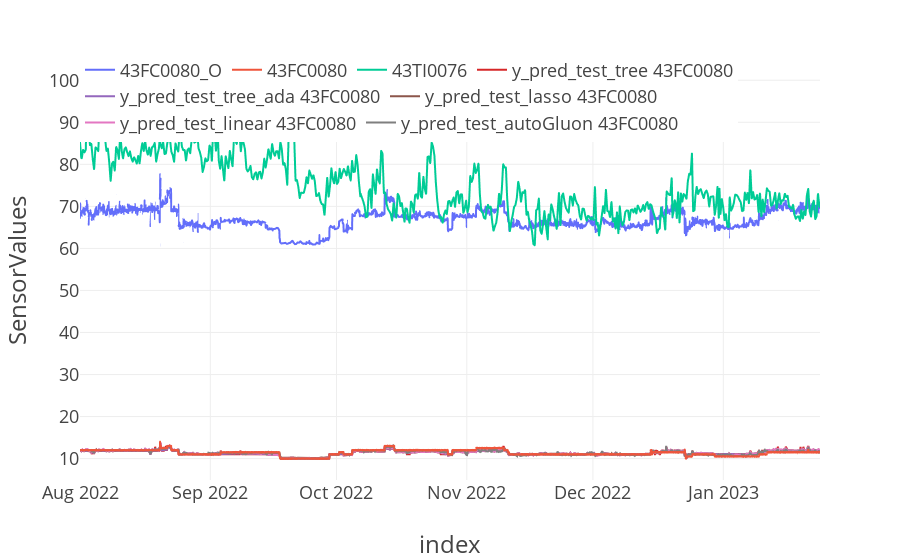

Notebook code for this chart:
### Code cell
pio.templates.default = "plotly_white"

plot_template = dict(
    layout=go.Layout({
        "font_size": 18,
        "xaxis_title_font_size": 24,
        "yaxis_title_font_size": 24})
)

fig = px.line(raw_data, labels=dict(created_at="Date", value="SensorValues", variable="Sensor"))


fig.add_scatter(x=final_test_tree.index, y=final_test_tree['y_pred_test'], name='y_pred_test_tree 43FC0080')
fig.add_scatter(x=final_test_tree_ada.index, y=final_test_tree_ada['y_pred_test_tree_ada'], name='y_pred_test_tree_ada 43FC0080')
fig.add_scatter(x=final_test_Laso.index, y=final_test_Laso['y_pred_test_lasso'], name='y_pred_test_lasso 43FC0080')
fig.add_scatter(x=final_test_linear.index, y=final_test_linear['y_pred_test_linear'], name='y_pred_test_linear 43FC0080')
fig.add_scatter(x=autoglo_df.index, y=autoglo_df['autoglo_ypredictor'], name='y_pred_test_autoGluon 43FC0080')

fig.update_layout(template=plot_template, legend=dict(orientation='h', y=1.02, title_text=""))


fig.show()

### Figure 1 — Plotly figure (JSON) as saved in the notebook; plotly's stock layout.template omitted (floating-point values rounded to 4 significant figures; data arrays with more than 128 entries replaced by an {"elided": "..."} marker saying what was removed)
{"data": [{"hovertemplate": "Sensor=43FC0080_O<br>index=%{x}<br>SensorValues=%{y}<extra></extra>", "legendgroup": "43FC0080_O", "line": {"color": "#636efa", "dash": "solid"}, "marker": {"symbol": "circle"}, "mode": "lines", "name": "43FC0080_O", "showlegend": true, "type": "scattergl", "x": {"elided": "4226 str values"}, "xaxis": "x", "y": {"elided": "4226 float values"}, "yaxis": "y"}, {"hovertemplate": "Sensor=43FC0080<br>index=%{x}<br>SensorValues=%{y}<extra></extra>", "legendgroup": "43FC0080", "line": {"color": "#EF553B", "dash": "solid"}, "marker": {"symbol": "circle"}, "mode": "lines", "name": "43FC0080", "showlegend": true, "type": "scattergl", "x": {"elided": "4226 str values"}, "xaxis": "x", "y": {"elided": "4226 float values"}, "yaxis": "y"}, {"hovertemplate": "Sensor=43TI0076<br>index=%{x}<br>SensorValues=%{y}<extra></extra>", "legendgroup": "43TI0076", "line": {"color": "#00cc96", "dash": "solid"}, "marker": {"symbol": "circle"}, "mode": "lines", "name": "43TI0076", "showlegend": true, "type": "scattergl", "x": {"elided": "4226 str values"}, "xaxis": "x", "y": {"elided": "4226 float values"}, "yaxis": "y"}, {"name": "y_pred_test_tree 43FC0080", "type": "scatter", "x": {"elided": "1395 str values"}, "y": {"elided": "1395 float values"}}, {"name": "y_pred_test_tree_ada 43FC0080", "type": "scatter", "x": {"elided": "1395 str values"}, "y": {"elided": "1395 float values"}}, {"name": "y_pred_test_lasso 43FC0080", "type": "scatter", "x": {"elided": "1395 str values"}, "y": {"elided": "1395 float values"}}, {"name": "y_pred_test_linear 43FC0080", "type": "scatter", "x": {"elided": "1395 str values"}, "y": {"elided": "1395 float values"}}, {"name": "y_pred_test_autoGluon 43FC0080", "type": "scatter", "x": {"elided": "1395 str values"}, "y": {"elided": "1395 float values"}}], "layout": {"legend": {"orientation": "h", "title": {"text": ""}, "tracegroupgap": 0, "y": 1.02}, "margin": {"t": 60}, "xaxis": {"anchor": "y", "domain": [0, 1], "title": {"text": "index"}}, "yaxis": {"anchor": "x", "domain": [0, 1], "title": {"text": "SensorValues"}}}}
